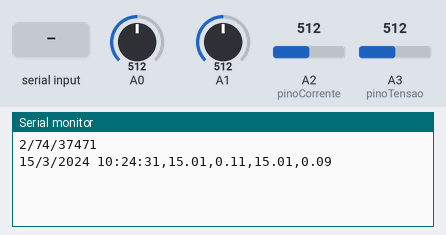
This sketch was run on a simulated Arduino Uno, built with avr-gcc and run on an emulated ATmega328P. On the bench: the last lines printed to the serial monitor. The test bench sets the inputs (shaded band); at power-on: A0 = 512, A1 = 512, A2 (pinoCorrente) = 512, A3 (pinoTensao) = 512. The local clock reads 2024-03-15 10:24:30 at power-on unless the sketch sets it; storage starts empty.

Above: at 1.2 s.
1.3 s: "/\n" received over the second serial link
At 1.7 s:
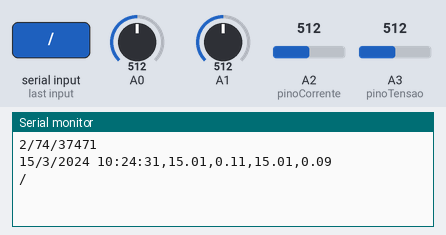
2.8 s: "1\n" received over the second serial link
At 2.96 s:
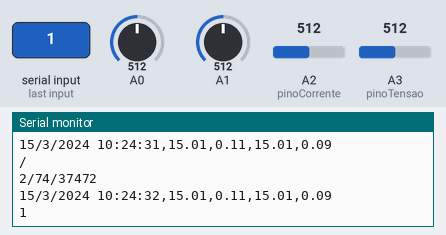
4.3 s: A0 set to 716
At 5.6 s:
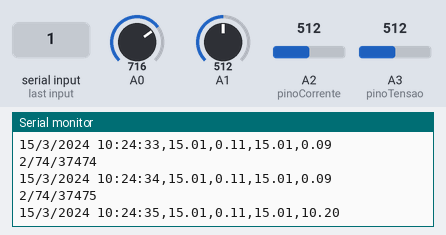
5.8 s: A1 set to 716
At 6.7 s:
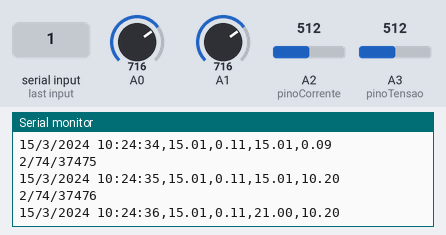
7.3 s: A2 (pinoCorrente) set to 716
At 8.6 s:
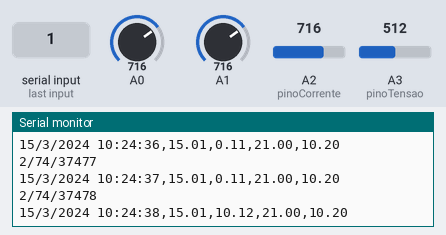
8.8 s: A3 (pinoTensao) set to 716
At 9.8 s:
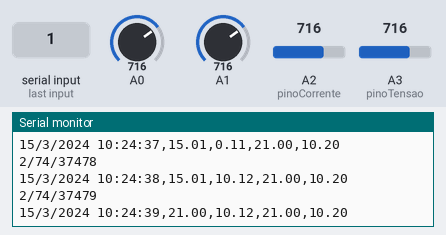

Measured:
- after the input at 1.3 s, the serial monitor: prints a new line at once (image 1)
- after the input at 2.8 s, the serial monitor: prints a new line at once (image 2)
- after the input at 4.3 s, the serial monitor: prints a new line after 0.77 s (image 3)
- after the input at 5.8 s, the serial monitor: prints a new line after 0.27 s (image 4)
- after the input at 7.3 s, the serial monitor: prints a new line after 0.77 s (image 5)
- after the input at 8.8 s, the serial monitor: prints a new line after 0.27 s (image 6)

The sketch:

medidor.ino
```cpp
#include "util.h"
#include <Wire.h>
#include <Time.h>

#ifdef  _WIN32
#include <TimeLib.h>
#endif

#include <DS1307RTC.h>
#include <SPI.h>
#include <SD.h>
#include <SoftwareSerial.h>

SoftwareSerial serialPainel(2, 3); // RX, TX

const int chipSelect = 10;
bool salvar;

//estrutura com os dados de um sensor
struct Sensor {
  char pinoTensao;
  char pinoCorrente;
  float corrente;
  float tensao;
  float fatorTensao[2] = {1, 0};
  float fatorCorrente[2] = {1, 0};
  char rangeCorrente;
  char rangeTensao = 5;
};

/*
   quantidade de amostras na porta analogica
*/
#define AMOSTRAS  100

Sensor sensor1;
Sensor sensor2;
String saida;

String inputString = "";         // a string to hold incoming data

/*
   Funcao de regressao linear com com valores em ponto flutuante
*/
float converte(float x, float in_min, float in_max, float out_min,
               float out_max) {
  return (x - in_min) * (out_max - out_min) / (in_max - in_min) + out_min;
}

void setup () {
  inputString.reserve(15);
  serialPainel.begin(9600);
  Serial.begin(9600);

  sensor1.pinoTensao = A3;
  sensor1.pinoCorrente = A2;
  sensor1.rangeCorrente = 20;
  sensor1.fatorCorrente[0] = 1.2549100775;
  sensor1.fatorCorrente[1] = 0.083910469;
  sensor1.rangeTensao = 30;
  //sensor1.fatorTensao[0] = 0.9431656581;
  //sensor1.fatorTensao[1] = 0.0438440746;

  sensor2.pinoTensao = A1;
  sensor2.pinoCorrente = A0;
  sensor2.rangeCorrente = 20;
  sensor2.fatorCorrente[0] = 1.2671894881;
  sensor2.fatorCorrente[1] = 0.0695259983;
  sensor2.rangeTensao = 30;
  //sensor2.fatorTensao[0] = 0.9398017364;
  //sensor2.fatorTensao[1] = 0.0487064435;

  // see if the card is present and can be initialized:
  if (!SD.begin(chipSelect)) {
    Serial.println("Card failed, or not present");
    // don't do anything more:
    salvar = false;
  } else {
    salvar = true;
  }

}

void loop() {
  tmElements_t tm;
  saida = String();
  String nomeArquivo = String("");
  unsigned long currentMillis = millis();
  static unsigned long previousMillis = 0;

  if (Serial.available()) {
    // get the new byte:
    char inChar = (char)Serial.read();
    // add it to the inputString:
    if (inChar != '\n')inputString += inChar;
    if (inChar == '\n') {
      if (inputString.length() >= 1) {
        serialPainel.println(inputString);
      }
      inputString = "";
    }
  }


  if (serialPainel.available()) {
    Serial.write(serialPainel.read());
  }

  if (currentMillis - previousMillis >= 1000) {
    previousMillis = currentMillis;
    /*--------LE DATA E HORA---------*/
    if (RTC.read(tm)) {
      saida += tm.Day;
      saida += '/';
      saida += tm.Month;
      saida += '/';
      saida += tmYearToCalendar(tm.Year);
      saida += ' ';
      saida += tm.Hour;
      saida += ':';
      saida += tm.Minute;
      saida += ':';
      saida += tm.Second;
      nomeArquivo += tm.Day;
      //nomeArquivo += " ";
      nomeArquivo += tm.Month;
      //nomeArquivo += " ";
      nomeArquivo += tmYearToCalendar(tm.Year);
      nomeArquivo += ".csv";

      String posicao = "2/";
      posicao += diaDoAno(&tm);
      posicao += "/";
      posicao += segundoAtual(&tm);
      Serial.println(posicao);

      serialPainel.println(posicao);

    } else {
      saida += millis();
    }
    saida += ",";
    /*--------LE SENSORES---------*/
    lerSensor(&sensor1);
    saida += sensor1.tensao;
    saida += ",";
    saida += sensor1.corrente;
    saida += ",";
    lerSensor(&sensor2);
    saida += sensor2.tensao;
    saida += ",";
    saida += sensor2.corrente;
    /*------SALVA DADOS NO CARTAO DE MEMORIA--*/
    if (salvar) {
      // open the file. note that only one file can be open at a time,
      // so you have to close this one before opening another.
      if (nomeArquivo.length() < 3) nomeArquivo = "datalog.csv";
      File dataFile = SD.open(nomeArquivo, FILE_WRITE);
      // if the file is available, write to it:
      if (dataFile) {
        dataFile.println(saida);
        dataFile.close();
      }
      // if the file isn't open, pop up an error:
      else {
        Serial.print("error opening ");
        Serial.println(nomeArquivo);
      }
    }
    /*--------MOSTRA NA SERIAL---------*/
    Serial.println(saida);
    /*--------Aguarda 1 segundo---------*/
  }

}


void lerSensor(Sensor *sensor) {
  long lido = 0;
  //tensao
  for (int i = 0; i < AMOSTRAS; i++) lido += analogRead(sensor->pinoTensao);
  //converte e aplica curva de calibração no valor lido
  sensor->tensao  = sensor->fatorTensao[0] * converte((float) lido / AMOSTRAS, 0.0, 1023.0, 0.0, sensor->rangeTensao) + sensor->fatorTensao[1];
  //corrente
  lido = 0;
  for (int i = 0; i < AMOSTRAS; i++) lido += analogRead(sensor->pinoCorrente);
  //converte e aplica curva de calibração
  sensor->corrente = sensor->fatorCorrente[0] * converte((float) lido / AMOSTRAS, 0.0, 1023.0, -sensor->rangeCorrente, sensor->rangeCorrente) + sensor->fatorCorrente[1];
}
```

util.h
```cpp
#include <Time.h>

#ifdef  _WIN32
#include <TimeLib.h>
#endif

//Função para resetar o programa
void(* resetFunc) (void) = 0;


int extraiCodigo(char *entrada) {
  char i = 0;
  String tmp;
  tmp.reserve(6);
  for (i = 0;; i++) {
    //aceita valores até 32,767
    if (i > 5) break;
    if (entrada[i] == '/') break;
    tmp += entrada[i];
  }

  sprintf(entrada, entrada + i + 1);
  Serial.print("Numero: ");
  Serial.println(tmp.toInt());
  return tmp.toInt();
}

/**
   Calcula o segundo em que o sol nasce no dia
*/
uint32_t nascerDoSol(uint16_t dia) {
  return (0.0000000302070774172166 * pow(dia, 5))
         - (0.0000198076304492236 * pow(dia, 4))
         + (0.0035950755 * pow(dia, 3))
         - (0.2694919508 * pow(dia, 2))
         + (48.27020716989 * dia)
         + 19901.4743825752;
}

/**
   Calcula o segundo em que o sol se põe no dia
*/
uint32_t porDoSol(uint16_t dia) {
  return (0.0000000415881756309789 * pow(dia, 5))
         - (0.000042747 * pow(dia, 4))
         + (0.0155753852 * pow(dia, 3))
         - (2.1677644896 * pow(dia, 2))
         + (58.67243756 * dia)
         + 69346.2344757363;
}

/**
   Retorna o dia do ano a partir de 1º de Janeiro
*/
uint16_t diaDoAno(tmElements_t *tm) {
  uint8_t tmp = 1;
  uint16_t dias = tm->Day;
  for (; tmp < tm->Month; tmp++) {
    switch (tmp) {
      case 1: dias += 31; break;
      case 2: dias += 28; break;
      case 3: dias += 31; break;
      case 4: dias += 30; break;
      case 5: dias += 31; break;
      case 6: dias += 30; break;
      case 7: dias += 31; break;
      case 8: dias += 31; break;
      case 9: dias += 30; break;
      case 10: dias += 31; break;
      case 11: dias += 30; break;
    }
  }
  return dias;
}

/**
   Calcula o segundo atual a partir da zero horas
*/
uint32_t segundoAtual(tmElements_t *tm) {
  return ((uint32_t)tm->Hour * 60 * 60 ) + ((uint32_t)tm->Minute * 60 ) + (uint32_t)tm->Second;
}

/**
   Calcula posicao do painel pela hora do dia
*/
/*
uint8_t calculaPosicao(tmElements_t *tm) {

  uint16_t dias = diaDoAno(tm);

  uint32_t segundosPorDia = porDoSol(dias) - nascerDoSol(dias);
  uint32_t segundosAtual = segundoAtual(tm);
  uint8_t segundosRelativos = (segundosAtual - nascerDoSol(dias)) * 100 / segundosPorDia;

  if (segundosRelativos >= 0 && segundosRelativos <= 100) {
    Serial.print(segundosRelativos);
    Serial.println("% do dia.");
    return segundosRelativos;
  }

  return 0;
}

*/
```
